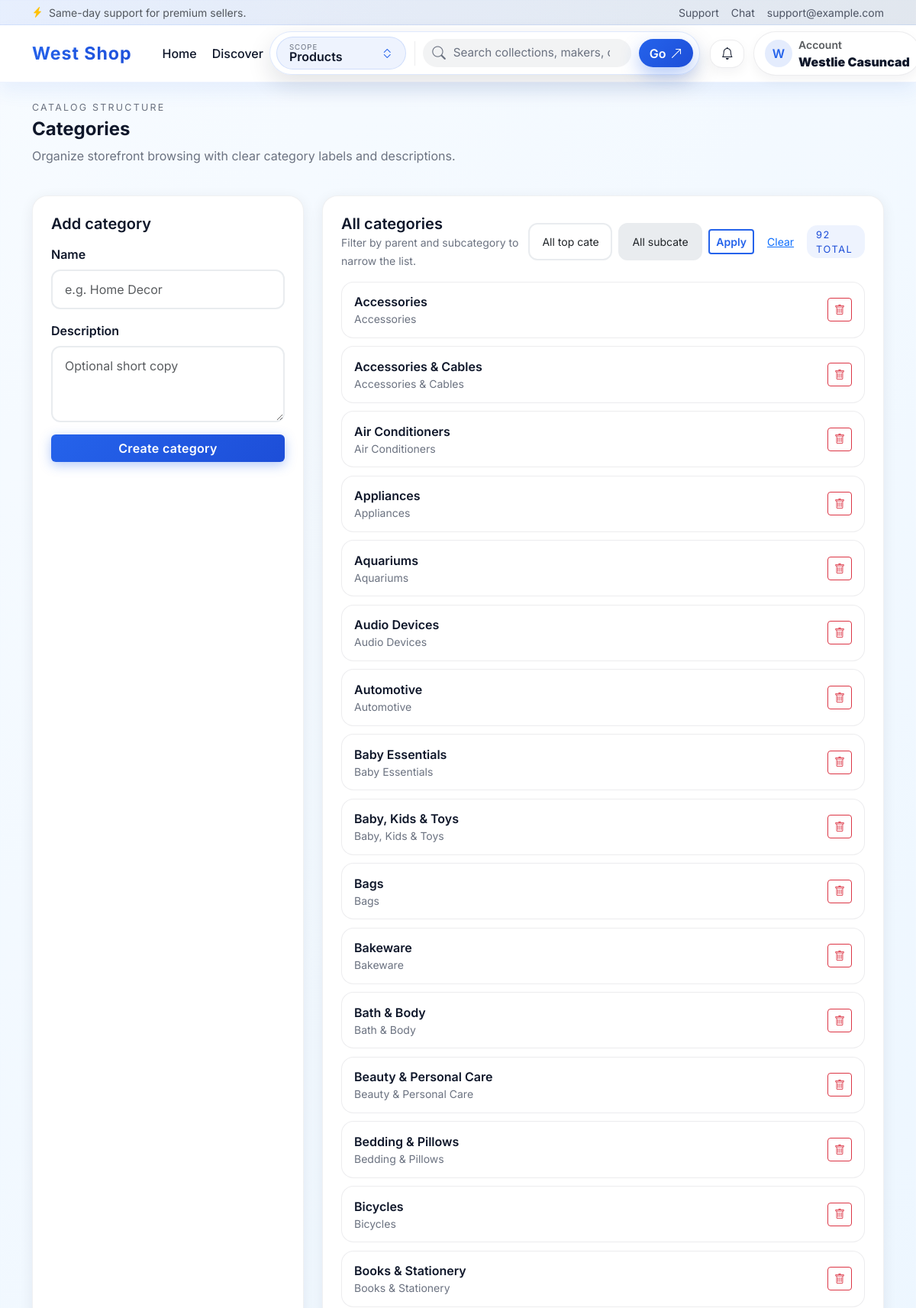
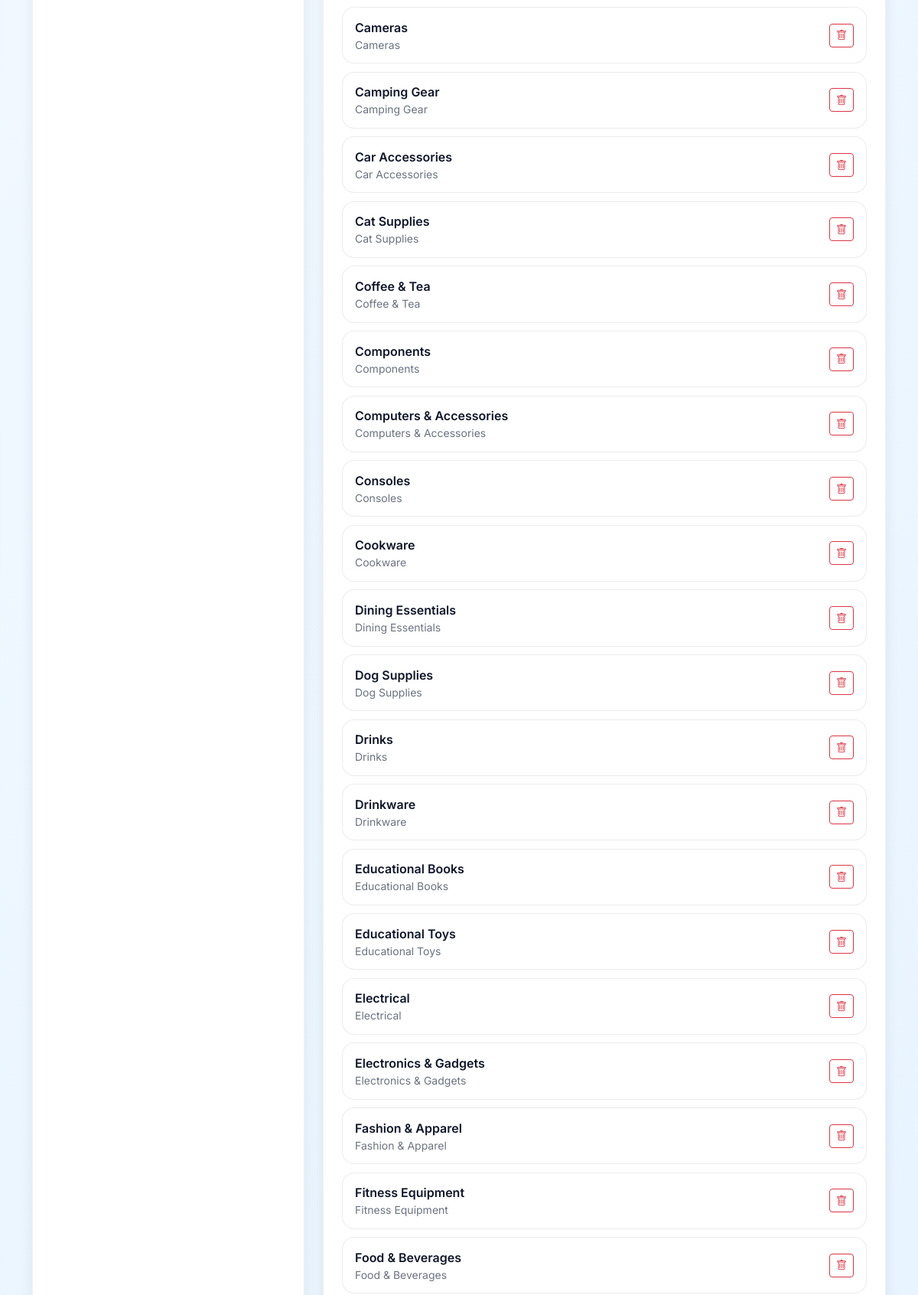
Screenshot of /admin/categories.php (signed in, upper part) with the database file from the repository (2 pictures, top to bottom).
### tables this page shows
CREATE TABLE `categories` (
  `category_id` int(11) NOT NULL,
  `name` varchar(100) NOT NULL,
  `description` text DEFAULT NULL,
  `parent_id` int(11) DEFAULT NULL
);

### includes/config.php (called while the page is built, shortened)
<?php
function base_url(string $path = ''): string {
    $base = rtrim(BASE_PATH, '/');
    $path = ltrim($path, '/');
    return $base . '/' . $path;
}
?>

### includes/functions.php (called while the page is built, shortened)
<?php
require_once __DIR__ . '/config.php';
function e(string $s): string { return htmlspecialchars($s, ENT_QUOTES, 'UTF-8'); }
function get_top_categories(): array {
    global $pdo; $stmt = $pdo->query('SELECT * FROM categories WHERE parent_id IS NULL ORDER BY name'); return $stmt->fetchAll();
}

### admin/categories.php (the view, shortened to what this page needs)
<?php
require_once __DIR__ . '/../includes/config.php';
require_once __DIR__ . '/../includes/auth.php';
require_once __DIR__ . '/../includes/functions.php';
$topCategories = get_top_categories();
$filterTop = isset($_GET['top']) ? (int)$_GET['top'] : 0;
$filterSub = isset($_GET['sub']) ? (int)$_GET['sub'] : 0;
if ($filterSub > 0) {
  $stmt = $pdo->prepare('SELECT * FROM categories WHERE category_id = ? ORDER BY name');
  $stmt->execute([$filterSub]);
  $cats = $stmt->fetchAll();
} elseif ($filterTop > 0) {
  $stmt = $pdo->prepare('SELECT * FROM categories WHERE category_id = ? OR parent_id = ? ORDER BY name');
  $stmt->execute([$filterTop, $filterTop]);
  $cats = $stmt->fetchAll();
} else {
  $cats = $pdo->query('SELECT * FROM categories ORDER BY name')->fetchAll();
}
include __DIR__ . '/../templates/header.php';
?>
<section class="section-shell">
  <div class="section-heading">
    <div>
      <p class="section-heading__eyebrow mb-1">Catalog structure</p>
      <h1 class="section-heading__title mb-0">Categories</h1>
      <p class="page-subtitle mt-2">Organize storefront browsing with clear category labels and descriptions.</p>
    </div>
  </div>
  <div class="row g-4">
    <div class="col-lg-4">
      <div class="surface-card h-100">
        <h5 class="mb-3">Add category</h5>
        <form method="post" class="d-flex flex-column gap-3">
          <div>
            <label class="form-label">Name</label>
            <input class="form-control" name="name" placeholder="e.g. Home Decor" required>
          </div>
          <div>
            <label class="form-label">Description</label>
            <textarea class="form-control" name="description" rows="3" placeholder="Optional short copy"></textarea>
          </div>
          <button class="btn btn-primary">Create category</button>
        </form>
      </div>
    </div>
    <div class="col-lg-8">
      <div class="surface-card h-100">
        <div class="d-flex justify-content-between align-items-center mb-3">
          <div>
            <h5 class="mb-0">All categories</h5>
            <small class="text-muted-soft">Filter by parent and subcategory to narrow the list.</small>
          </div>
          <div class="d-flex align-items-center gap-2">
            <form method="get" id="catFilterForm" class="d-flex gap-2 align-items-center">
              <select name="top" id="topFilter" class="form-select form-select-sm">
                <option value="">All top categories</option>
              </select>
              <select name="sub" id="subFilter" class="form-select form-select-sm" <?php echo ($filterTop>0)? '' : 'disabled'; ?>>
                <option value="">All subcategories</option>
              </select>
              <button class="btn btn-sm btn-outline-primary">Apply</button>
              <a href="<?php echo e(base_url('admin/categories.php')); ?>" class="btn btn-sm btn-link">Clear</a>
            </form>
            <span class="badge-soft"><?php echo count($cats); ?> total</span>
          </div>
        </div>
        <?php if($cats): ?>
          <ul class="stacked-list">
            <?php foreach($cats as $c): ?>
              <li class="stacked-list__item">
                <div>
                  <div class="fw-semibold"><?php echo e($c['name']); ?></div>
                  <?php if(!empty($c['description'])): ?>
                    <div class="text-muted-soft small"><?php echo e($c['description']); ?></div>
                  <?php endif; ?>
                </div>
                <form method="post" class="mb-0">
                  <button class="btn btn-sm btn-outline-danger"><i class="bi bi-trash"></i></button>
                </form>
              </li>
            <?php endforeach; ?>
          </ul>
        <?php endif; ?>
      </div>
    </div>
  </div>
</section>
<?php include __DIR__ . '/../templates/footer.php'; ?>

### assets/css/theme.css (style rules this page uses)
:root { --primary: #2563eb; --primary-dark: #1d4ed8; --primary-light: #9db5ff; --accent: #facc15; --accent-dark: #f59e0b; --mint: #34d399; --mint-dark: #047857; --rose: #fb7185; --rose-dark: #9f1239; --bg-soft: #f4f7ff; --bg-muted: #e6edff; --text: #0f172a; --text-light: #6b7280; --card-radius: 1.25rem; --shadow-sm: 0 4px 18px rgba(15, 23, 42, 0.07); --shadow-md: 0 12px 32px rgba(37, 99, 235, 0.18); --shadow-lg: 0 18px 50px rgba(37, 99, 235, 0.25); }
*, *::before, *::after { box-sizing: border-box; transition: all 0.2s ease; }
body { font-family: 'Inter', 'Poppins', system-ui, -apple-system, BlinkMacSystemFont, 'Segoe UI', sans-serif; background: linear-gradient(135deg, #f7fbff 0%, #e8f4ff 45%, #ecf2ff 100%); min-height: 100vh; color: var(--text); overflow-x: hidden; }
.bg-soft { background-color: var(--bg-soft) !important; }
.text-muted-soft { color: var(--text-light) !important; }
.btn-primary { background: linear-gradient(135deg, var(--primary) 0%, var(--primary-dark) 100%); border: none; box-shadow: 0 4px 15px rgba(37, 99, 235, 0.35); font-weight: 600; letter-spacing: 0.3px; color: #fff !important; }
.btn-outline-primary { color: var(--primary); border-color: var(--primary); border-width: 2px; font-weight: 600; }
.form-control, .form-select { border-radius: 0.75rem; border: 2px solid #e9ecef; padding: 0.75rem 1rem; font-weight: 400; background: #fff; }
.form-label { font-weight: 600; color: var(--text); margin-bottom: 0.5rem; }
.section-shell { margin-bottom: 2.5rem; }
.section-heading { display: flex; flex-wrap: wrap; justify-content: space-between; align-items: center; gap: 1rem; margin-bottom: 1.5rem; }
.section-heading__eyebrow { text-transform: uppercase; letter-spacing: 0.18em; font-size: 0.78rem; color: var(--text-light); }
.section-heading__title { font-size: clamp(1.35rem, 2vw, 1.8rem); font-weight: 700; color: var(--text); }
.surface-card { background: #fff; border-radius: calc(var(--card-radius)); border: 1px solid rgba(15, 23, 42, 0.06); padding: 1.5rem; box-shadow: var(--shadow-sm); }
.stacked-list { list-style: none; padding: 0; margin: 0; }
.stacked-list li + li { margin-top: 0.65rem; }
.stacked-list__item { padding: 0.85rem 1rem; border-radius: 1rem; border: 1px solid rgba(15, 23, 42, 0.08); background: rgba(255, 255, 255, 0.9); display: flex; justify-content: space-between; align-items: center; gap: 1rem; }
.badge-soft { border-radius: 0.85rem; padding: 0.15rem 0.75rem; font-size: 0.8rem; text-transform: uppercase; letter-spacing: 0.12em; background: rgba(37, 99, 235, 0.08); color: var(--primary-dark); }
.page-subtitle { color: var(--text-light); max-width: 640px; }
h5, h4, h3, h2, h1 { color: var(--text); font-weight: 600; }

### rows the page displays
categories: name "Accessories", description "Accessories"
categories: name "Accessories & Cables", description "Accessories & Cables"
categories: name "Air Conditioners", description "Air Conditioners"
categories: name "Appliances", description "Appliances"
categories: name "Aquariums", description "Aquariums"
categories: name "Audio Devices", description "Audio Devices"
categories: name "Automotive", description "Automotive"
categories: name "Baby Essentials", description "Baby Essentials"
categories: name "Baby, Kids & Toys", description "Baby, Kids & Toys"
categories: name "Bags", description "Bags"
categories: name "Bakeware", description "Bakeware"
categories: name "Bath & Body", description "Bath & Body"
categories: name "Beauty & Personal Care", description "Beauty & Personal Care"
categories: name "Bedding & Pillows", description "Bedding & Pillows"
categories: name "Bicycles", description "Bicycles"
categories: name "Books & Stationery", description "Books & Stationery"
categories: name "Cameras", description "Cameras"
categories: name "Camping Gear", description "Camping Gear"
categories: name "Car Accessories", description "Car Accessories"
categories: name "Cat Supplies", description "Cat Supplies"
categories: name "Coffee & Tea", description "Coffee & Tea"
categories: name "Components", description "Components"
categories: name "Computers & Accessories", description "Computers & Accessories"
categories: name "Consoles", description "Consoles"
categories: name "Cookware", description "Cookware"
categories: name "Dining Essentials", description "Dining Essentials"
categories: name "Dog Supplies", description "Dog Supplies"
categories: name "Drinks", description "Drinks"
categories: name "Drinkware", description "Drinkware"
categories: name "Educational Books", description "Educational Books"
categories: name "Educational Toys", description "Educational Toys"
categories: name "Electrical", description "Electrical"
categories: name "Electronics & Gadgets", description "Electronics & Gadgets"
categories: name "Fashion & Apparel", description "Fashion & Apparel"
categories: name "Fitness Equipment", description "Fitness Equipment"
categories: name "Food & Beverages", description "Food & Beverages"

### other values shown
APP_NAME "West Shop"
$item['label'] "Home"
$item['label'] "Discover"
substr($u['name'],0,1) "W"
$u['name'] "Westlie Casuncad"
count($cats) "92"
